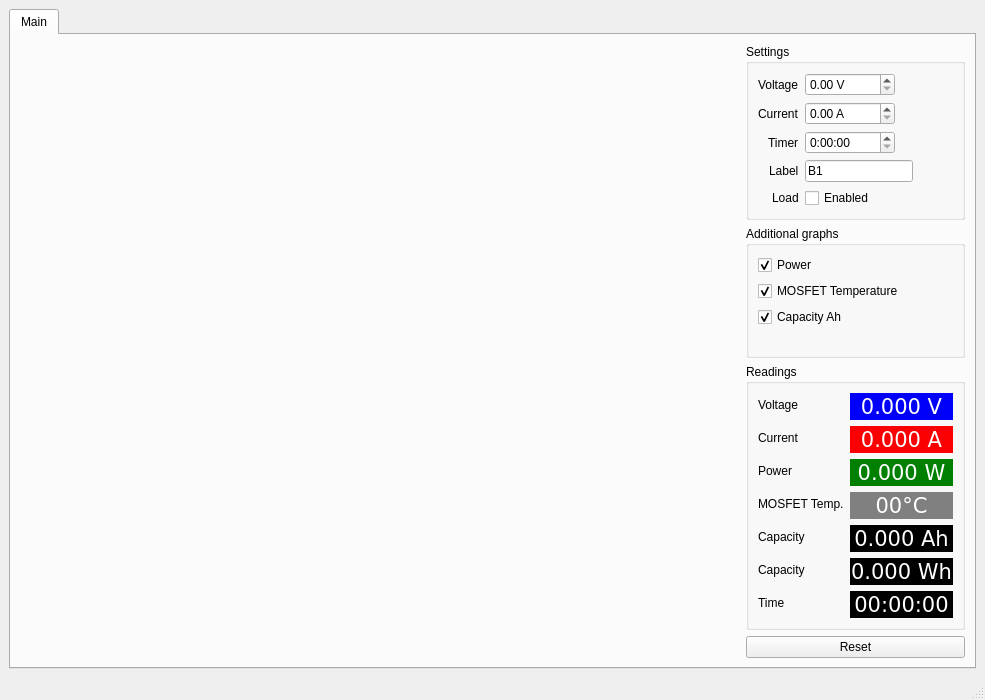
<?xml version="1.0" encoding="UTF-8"?>
<ui version="4.0">
 <class>MainWindow</class>
 <widget class="QMainWindow" name="MainWindow">
  <property name="geometry">
   <rect>
    <x>0</x>
    <y>0</y>
    <width>985</width>
    <height>700</height>
   </rect>
  </property>

  <property name="windowTitle">
   <string>Battery tester</string>
  </property>

  <widget class="QWidget" name="centralwidget">
   <layout class="QGridLayout" name="gridLayout">
    <item row="0" column="0">
     <widget class="QTabWidget" name="tabs">
      <property name="sizePolicy">
       <sizepolicy hsizetype="Expanding" vsizetype="Expanding">
        <horstretch>0</horstretch>
        <verstretch>0</verstretch>
       </sizepolicy>
      </property>
      <property name="currentIndex">
       <number>0</number>
      </property>
      <widget class="QWidget" name="tab1">
       <attribute name="title">
        <string>Main</string>
       </attribute>
       <layout class="QHBoxLayout" name="horizontalLayout_2">

        <!-- plot placeholder -->
        <item>
         <widget class="QWidget" name="plot_placeholder" native="true">
          <property name="sizePolicy">
           <sizepolicy hsizetype="MinimumExpanding" vsizetype="Expanding">
            <horstretch>9</horstretch>
            <verstretch>0</verstretch>
           </sizepolicy>
          </property>
          <property name="minimumSize">
           <size>
            <width>600</width>
            <height>400</height>
           </size>
          </property>
         </widget>
        </item>

        <!-- right sidebar -->
        <item>
         <layout class="QVBoxLayout" name="controlsLayout">

          <!-- settings block -->
          <item>
           <widget class="QGroupBox" name="ranges">
            <property name="title">
             <string>Settings</string>
            </property>
            <layout class="QFormLayout" name="formLayout">
             <property name="fieldGrowthPolicy">
              <enum>QFormLayout::FieldsStayAtSizeHint</enum>
             </property>
             <property name="labelAlignment">
              <set>Qt::AlignRight|Qt::AlignTrailing|Qt::AlignVCenter</set>
             </property>

             <!-- voltage -->
             <item row="0" column="0">
              <widget class="QLabel" name="label">
               <property name="text">
                <string>Voltage</string>
               </property>
              </widget>
             </item>
             <item row="0" column="1">
              <widget class="QDoubleSpinBox" name="set_voltage">
               <property name="minimumSize">
                <size>
                 <width>90</width>
                 <height>0</height>
                </size>
               </property>
               <property name="baseSize">
                <size>
                 <width>90</width>
                 <height>0</height>
                </size>
               </property>
               <property name="prefix">
                <string/>
               </property>
               <property name="suffix">
                <string> V</string>
               </property>
               <property name="singleStep">
                <double>0.100000000000000</double>
               </property>
               <property name="stepType">
                <enum>QAbstractSpinBox::AdaptiveDecimalStepType</enum>
               </property>
              </widget>
             </item>

             <!-- current -->
             <item row="1" column="0">
              <widget class="QLabel" name="label_2">
               <property name="text">
                <string>Current</string>
               </property>
              </widget>
             </item>
             <item row="1" column="1">
              <widget class="QDoubleSpinBox" name="set_current">
               <property name="minimumSize">
                <size>
                 <width>90</width>
                 <height>0</height>
                </size>
               </property>
               <property name="baseSize">
                <size>
                 <width>90</width>
                 <height>0</height>
                </size>
               </property>
               <property name="suffix">
                <string> A</string>
               </property>
               <property name="singleStep">
                <double>0.100000000000000</double>
               </property>
               <property name="stepType">
                <enum>QAbstractSpinBox::AdaptiveDecimalStepType</enum>
               </property>
              </widget>
             </item>

             <!-- timer -->
             <item row="2" column="0">
              <widget class="QLabel" name="label_7">
               <property name="text">
                <string>Timer</string>
               </property>
              </widget>
             </item>
             <item row="2" column="1">
              <widget class="QTimeEdit" name="set_timer">
               <property name="enabled">
                <bool>true</bool>
               </property>
               <property name="minimumSize">
                <size>
                 <width>90</width>
                 <height>0</height>
                </size>
               </property>
               <property name="baseSize">
                <size>
                 <width>90</width>
                 <height>0</height>
                </size>
               </property>
               <property name="currentSection">
                <enum>QDateTimeEdit::HourSection</enum>
               </property>
               <property name="displayFormat">
                <string>h:mm:ss</string>
               </property>
              </widget>
             </item>

             <!-- cell label -->
             <item row="3" column="0">
              <widget class="QLabel" name="label_8">
               <property name="text">
                <string>Label</string>
               </property>
              </widget>
             </item>
             <item row="3" column="1">
              <widget class="QLineEdit" name="cellLabel">
               <property name="sizePolicy">
                <sizepolicy hsizetype="MinimumExpanding" vsizetype="Fixed">
                 <horstretch>0</horstretch>
                 <verstretch>0</verstretch>
                </sizepolicy>
               </property>
               <property name="minimumSize">
                <size>
                 <width>90</width>
                 <height>0</height>
                </size>
               </property>
               <property name="baseSize">
                <size>
                 <width>90</width>
                 <height>0</height>
                </size>
               </property>
               <property name="text">
                <string>B1</string>
               </property>
               <property name="maxLength">
                <number>20</number>
               </property>
              </widget>
             </item>

             <!-- load enabled -->
             <item row="4" column="0">
              <widget class="QLabel" name="label_10">
               <property name="text">
                <string>Load</string>
               </property>
              </widget>
             </item>
             <item row="4" column="1">
              <widget class="QCheckBox" name="en_checkbox">
               <property name="text">
                <string>Enabled</string>
               </property>
              </widget>
             </item>

            </layout>
           </widget>
          </item>

          <!-- graphs block -->
          <item>
           <widget class="QGroupBox" name="enabledgraphs">
            <property name="title">
             <string>Additional graphs</string>
            </property>
            <layout class="QFormLayout" name="formLayout">
             <property name="fieldGrowthPolicy">
              <enum>QFormLayout::FieldsStayAtSizeHint</enum>
             </property>
             <property name="labelAlignment">
              <set>Qt::AlignRight|Qt::AlignTrailing|Qt::AlignVCenter</set>
             </property>
             
             <item row="2" column="0">
              <widget class="QCheckBox" name="checkbox_p">
               <property name="text">
                <string>Power</string>
               </property>
               <property name="checked">
                <bool>true</bool>
               </property>
              </widget>
             </item>

             <item row="3" column="0">
              <widget class="QCheckBox" name="checkbox_t">
               <property name="text">
                <string>MOSFET Temperature</string>
               </property>
               <property name="checked">
                <bool>true</bool>
               </property>
              </widget>
             </item>
		
		<item row="4" column="0">
	  <widget class="QCheckBox" name="checkbox_ah">
	    <property name="text">
	      <string>Capacity Ah</string>
	    </property>
	    <property name="checked">
	      <bool>true</bool>
              </property>
	     </widget>
	    </item>
			
            </layout>
           </widget>
          </item>

          <!-- readings block -->
          <item>
           <widget class="QGroupBox" name="groupBox">
            <property name="title">
             <string>Readings</string>
            </property>
            <layout class="QFormLayout" name="formLayout_2">
             <property name="fieldGrowthPolicy">
              <enum>QFormLayout::AllNonFixedFieldsGrow</enum>
             </property>

             <item row="0" column="0">
              <widget class="QLabel" name="label_3">
               <property name="text">
                <string>Voltage</string>
               </property>
              </widget>
             </item>
             <item row="0" column="1">
              <widget class="QLabel" name="readVoltage">
               <property name="palette">
                <palette>
                 <active>
                  <colorrole role="WindowText">
                   <brush brushstyle="SolidPattern">
                    <color alpha="255">
                     <red>255</red>
                     <green>255</green>
                     <blue>255</blue>
                    </color>
                   </brush>
                  </colorrole>
                 </active>
                 <inactive>
                  <colorrole role="WindowText">
                   <brush brushstyle="SolidPattern">
                    <color alpha="255">
                     <red>255</red>
                     <green>255</green>
                     <blue>255</blue>
                    </color>
                   </brush>
                  </colorrole>
                 </inactive>
                 <disabled>
                  <colorrole role="WindowText">
                   <brush brushstyle="SolidPattern">
                    <color alpha="255">
                     <red>160</red>
                     <green>162</green>
                     <blue>162</blue>
                    </color>
                   </brush>
                  </colorrole>
                 </disabled>
                </palette>
               </property>
               <property name="font">
                <font>
                 <pointsize>16</pointsize>
                </font>
               </property>
               <property name="styleSheet">
                <string notr="true">border-radius:0.4em;border:1px solid #0000fa; background:#0000fa;</string>
               </property>
               <property name="text">
                <string>&lt;pre&gt;0.000 V&lt;/pre&gt;</string>
               </property>
               <property name="alignment">
                <set>Qt::AlignCenter</set>
               </property>
              </widget>
             </item>

             <item row="1" column="0">
              <widget class="QLabel" name="readCurrentLabel">
               <property name="text">
                <string>Current</string>
               </property>
              </widget>
             </item>
             <item row="1" column="1">
              <widget class="QLabel" name="readCurrent">
               <property name="palette">
                <palette>
                 <active>
                  <colorrole role="WindowText">
                   <brush brushstyle="SolidPattern">
                    <color alpha="255">
                     <red>255</red>
                     <green>255</green>
                     <blue>255</blue>
                    </color>
                   </brush>
                  </colorrole>
                 </active>
                 <inactive>
                  <colorrole role="WindowText">
                   <brush brushstyle="SolidPattern">
                    <color alpha="255">
                     <red>255</red>
                     <green>255</green>
                     <blue>255</blue>
                    </color>
                   </brush>
                  </colorrole>
                 </inactive>
                 <disabled>
                  <colorrole role="WindowText">
                   <brush brushstyle="SolidPattern">
                    <color alpha="255">
                     <red>255</red>
                     <green>255</green>
                     <blue>255</blue>
                    </color>
                   </brush>
                  </colorrole>
                 </disabled>
                </palette>
               </property>
               <property name="font">
                <font>
                 <pointsize>16</pointsize>
                </font>
               </property>
               <property name="styleSheet">
                <string notr="true">border-radius:0.4em;border:1px solid #fa0000; background:#fa0000;</string>
               </property>
               <property name="text">
                <string>&lt;pre&gt;0.000 A&lt;/pre&gt;</string>
               </property>
               <property name="alignment">
                <set>Qt::AlignCenter</set>
               </property>
              </widget>
             </item>

             <item row="2" column="1">
              <widget class="QLabel" name="Wattage">
               <property name="palette">
                <palette>
                 <active>
                  <colorrole role="WindowText">
                   <brush brushstyle="SolidPattern">
                    <color alpha="255">
                     <red>255</red>
                     <green>255</green>
                     <blue>255</blue>
                    </color>
                   </brush>
                  </colorrole>
                 </active>
                 <inactive>
                  <colorrole role="WindowText">
                   <brush brushstyle="SolidPattern">
                    <color alpha="255">
                     <red>255</red>
                     <green>255</green>
                     <blue>255</blue>
                    </color>
                   </brush>
                  </colorrole>
                 </inactive>
                 <disabled>
                  <colorrole role="WindowText">
                   <brush brushstyle="SolidPattern">
                    <color alpha="255">
                     <red>255</red>
                     <green>255</green>
                     <blue>255</blue>
                    </color>
                   </brush>
                  </colorrole>
                 </disabled>
                </palette>
               </property>
               <property name="font">
                <font>
                 <pointsize>16</pointsize>
                </font>
               </property>
               <property name="styleSheet">
                <string notr="true">border-radius:0.4em;border:1px solid #008000; background:#008000;</string>
               </property>
               <property name="text">
                <string>&lt;pre&gt;0.000 W&lt;/pre&gt;</string>
               </property>
               <property name="alignment">
                <set>Qt::AlignCenter</set>
               </property>
              </widget>
             </item>

             <item row="2" column="0">
              <widget class="QLabel" name="label_12">
               <property name="text">
                <string>Power</string>
               </property>
              </widget>
             </item>
             
             <item row="3" column="1">
              <widget class="QLabel" name="readTemp">
               <property name="palette">
                <palette>
                 <active>
                  <colorrole role="WindowText">
                   <brush brushstyle="SolidPattern">
                    <color alpha="255">
                     <red>255</red>
                     <green>255</green>
                     <blue>255</blue>
                    </color>
                   </brush>
                  </colorrole>
                 </active>
                 <inactive>
                  <colorrole role="WindowText">
                   <brush brushstyle="SolidPattern">
                    <color alpha="255">
                     <red>255</red>
                     <green>255</green>
                     <blue>255</blue>
                    </color>
                   </brush>
                  </colorrole>
                 </inactive>
                 <disabled>
                  <colorrole role="WindowText">
                   <brush brushstyle="SolidPattern">
                    <color alpha="255">
                     <red>255</red>
                     <green>255</green>
                     <blue>255</blue>
                    </color>
                   </brush>
                  </colorrole>
                 </disabled>
                </palette>
               </property>
               <property name="font">
                <font>
                 <pointsize>16</pointsize>
                </font>
               </property>
               <property name="styleSheet">
                <string notr="true">border-radius:0.4em;border:1px solid #808080; background:#808080;</string>
               </property>
               <property name="text">
                <string>&lt;pre&gt;00°C&lt;/pre&gt;</string>
               </property>
               <property name="alignment">
                <set>Qt::AlignCenter</set>
               </property>
              </widget>
             </item>
             <item row="3" column="0">
              <widget class="QLabel" name="label_11">
               <property name="text">
                <string>MOSFET Temp.</string>
               </property>
              </widget>
             </item>
             
             <item row="5" column="1">
              <widget class="QLabel" name="readCapAH">
               <property name="font">
                <font>
                 <pointsize>16</pointsize>
                </font>
               </property>
               <property name="styleSheet">
                <string notr="true">border-radius:0.4em;border:1px solid; background:#000; color:#fff;</string>
               </property>
               <property name="text">
                <string>&lt;pre&gt;0.000 Ah&lt;/pre&gt;</string>
               </property>
               <property name="alignment">
                <set>Qt::AlignCenter</set>
               </property>
              </widget>
             </item>
             <item row="5" column="0">
              <widget class="QLabel" name="label_5">
               <property name="text">
                <string>Capacity</string>
               </property>
              </widget>
             </item>

             <item row="6" column="0">
              <widget class="QLabel" name="label_6">
               <property name="text">
                <string>Capacity</string>
               </property>
              </widget>
             </item>
             <item row="6" column="1">
              <widget class="QLabel" name="readCapWH">
               <property name="font">
                <font>
                 <pointsize>16</pointsize>
                </font>
               </property>
               <property name="styleSheet">
                <string notr="true">border-radius:0.4em;border:1px solid; background:#000; color:#fff;</string>
               </property>
               <property name="text">
                <string>&lt;pre&gt;0.000 Wh&lt;/pre&gt;</string>
               </property>
               <property name="alignment">
                <set>Qt::AlignCenter</set>
               </property>
              </widget>
             </item>

             <item row="7" column="1">
              <widget class="QLabel" name="readTime">
               <property name="font">
                <font>
                 <pointsize>16</pointsize>
                </font>
               </property>
               <property name="styleSheet">
                <string notr="true">border-radius:0.4em;border:1px solid; background:#000; color:#fff;</string>
               </property>
               <property name="text">
                <string>&lt;pre&gt;00:00:00&lt;/pre&gt;</string>
               </property>
               <property name="alignment">
                <set>Qt::AlignCenter</set>
               </property>
              </widget>
             </item>
             <item row="7" column="0">
              <widget class="QLabel" name="label_9">
               <property name="text">
                <string>Time</string>
               </property>
              </widget>
             </item>



            </layout>
           </widget>
          </item>

          <!-- reset button -->
          <item>
           <widget class="QPushButton" name="resetButton">
            <property name="text">
             <string>Reset</string>
            </property>
           </widget>
          </item>
         </layout>
        </item>
       </layout>
      </widget>
     </widget>
    </item>
   </layout>
  </widget>
  <widget class="QStatusBar" name="statusbar"/>
 </widget>
 <resources/>
 <connections/>
</ui>
